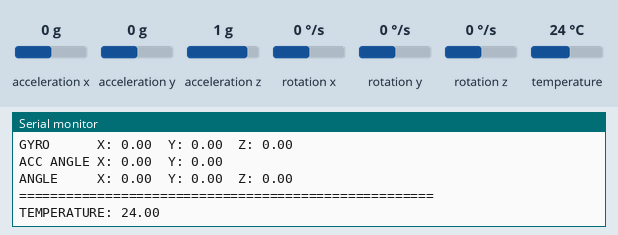
Bench run of a sketch on a simulated Arduino Uno, built with avr-gcc and run on an emulated ATmega328P. Parts: the last lines printed to the serial monitor. The test bench sets the inputs (shaded band); at power-on: acceleration x 0 g, acceleration y 0 g, acceleration z 1 g, rotation x 0 °/s, rotation y 0 °/s, rotation z 0 °/s, temperature 24 °C. The ROS host is connected and sends only what is stated.

Above: at 3.2 s.
3.3 s: acceleration x set to -1.4 g
At 4.3 s:
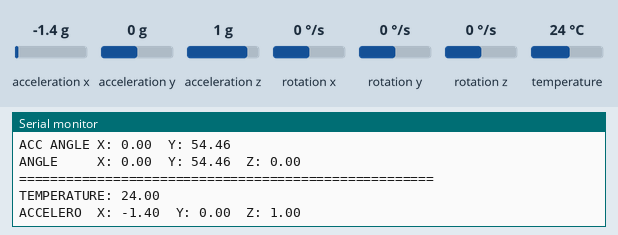
6.3 s: acceleration y set to -0.2 g
At 7.3 s:
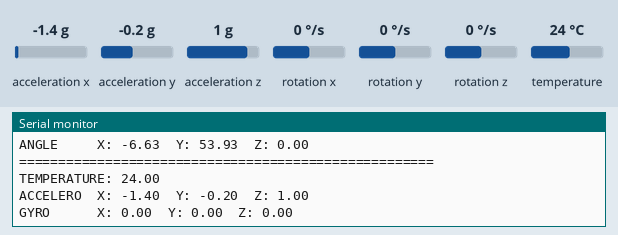
9.3 s: acceleration z set to 0.1 g
At 10.2 s:
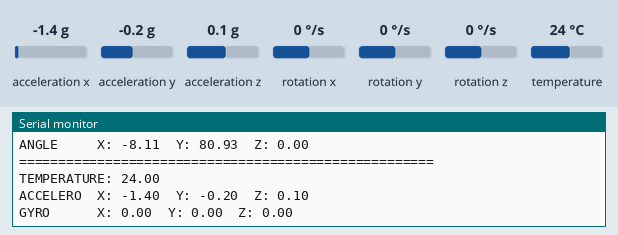
10.8 s: acceleration z set to -0.2 g
At 11.9 s:
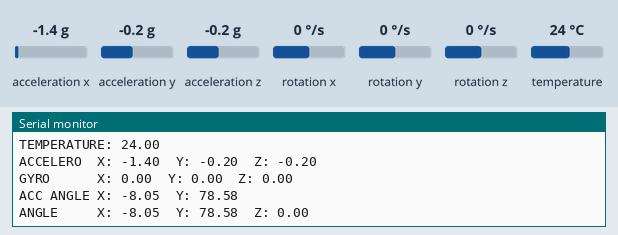
Timing chart, 0 to 13.8 s (numbered marks = the images above; inputs shaded):
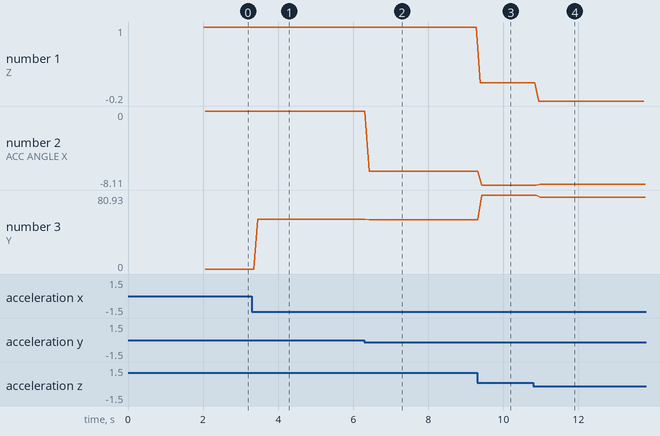

Measured:
- the behaviour switches between 0 and -0.1 g on acceleration y (found by bisection; images 1 and 2)
- the behaviour switches between 0 and -0.1 g on acceleration z (found by bisection; images 3 and 4)
- after the input at 3.3 s, the serial monitor: prints a new line after 0.12 s (image 1)
- after the input at 6.3 s, the serial monitor: prints a new line after 0.08 s (image 2)
- after the input at 9.3 s, the serial monitor: prints a new line after 0.09 s (image 3)
- after the input at 10.8 s, the serial monitor: prints a new line after 0.15 s (image 4)
- plotted number 1: 1 → 0.1 after the input at 9.3 s
- plotted number 2: 0 → -6.63 after the input at 6.3 s, -6.63 → -8.11 after the input at 9.3 s, -8.11 → -8.05 after the input at 10.8 s

The sketch:

imu_ros.ino
```cpp
// (licence header left out)
#include <ros.h>
#include "Wire.h"
#include <MPU6050_light.h>
#include <sensor_msgs/Imu.h>
#include <math.h>
ros::NodeHandle nh;
sensor_msgs::Imu imu_msg;
ros::Publisher imu("imu",&imu_msg);

MPU6050 mpu(Wire);

long timer = 0;
float rollRad,pitchRad,yawRad;

void setup() {
  nh.initNode();
  nh.advertise(imu);
  Serial.begin(19200);
  Wire.begin();

  byte status = mpu.begin();
  Serial.print(F("MPU6050 status: "));
  Serial.println(status);
  while(status!=0){ } // stop everything if could not connect to MPU6050

  Serial.println(F("Calculating offsets, do not move MPU6050"));
  delay(1000);
  mpu.calcOffsets(true,true); // gyro and accelero
  Serial.println("Done!\n");

}

void loop() {
  mpu.update();

  if(millis() - timer > 0){ // print data every second
    Serial.print(F("TEMPERATURE: "));Serial.println(mpu.getTemp());
    Serial.print(F("ACCELERO  X: "));Serial.print(mpu.getAccX());
    Serial.print("\tY: ");Serial.print(mpu.getAccY());
    Serial.print("\tZ: ");Serial.println(mpu.getAccZ());

    Serial.print(F("GYRO      X: "));Serial.print(mpu.getGyroX());
    Serial.print("\tY: ");Serial.print(mpu.getGyroY());
    Serial.print("\tZ: ");Serial.println(mpu.getGyroZ());

    Serial.print(F("ACC ANGLE X: "));Serial.print(mpu.getAccAngleX());
    Serial.print("\tY: ");Serial.println(mpu.getAccAngleY());

    Serial.print(F("ANGLE     X: "));Serial.print(mpu.getAngleX());
    Serial.print("\tY: ");Serial.print(mpu.getAngleY());
    Serial.print("\tZ: ");Serial.println(mpu.getAngleZ());
    Serial.println(F("=====================================================\n"));
    imu_msg.linear_acceleration.x = mpu.getAccX();
    imu_msg.linear_acceleration.y = mpu.getAccY();
    imu_msg.linear_acceleration.z = mpu.getAccZ();

//    // Set covariance matrix for linear acceleration
    imu_msg.linear_acceleration_covariance[0] = 0.01;
    imu_msg.linear_acceleration_covariance[4] = 0.01;
    imu_msg.linear_acceleration_covariance[8] = 0.01;

    imu_msg.angular_velocity.x = mpu.getGyroX();
    imu_msg.angular_velocity.y = mpu.getGyroY();
    imu_msg.angular_velocity.z = mpu.getGyroZ();

//    // Set covariance matrix for angular velocity
    imu_msg.angular_velocity_covariance[0] = 0.01;
    imu_msg.angular_velocity_covariance[4] = 0.01;
    imu_msg.angular_velocity_covariance[8] = 0.01;

    rollRad = mpu.getAngleX() * M_PI / 180.0;
    pitchRad = mpu.getAngleY() * M_PI / 180.0;
    yawRad = mpu.getAngleZ() * M_PI / 180.0;

    // Calculate quaternion components
    imu_msg.orientation.x = sin(rollRad / 2) * cos(pitchRad / 2) * cos(yawRad / 2) - cos(rollRad / 2) * sin(pitchRad / 2) * sin(yawRad / 2);
    imu_msg.orientation.y = cos(rollRad / 2) * sin(pitchRad / 2) * cos(yawRad / 2) + sin(rollRad / 2) * cos(pitchRad / 2) * sin(yawRad / 2);
    imu_msg.orientation.z = cos(rollRad / 2) * cos(pitchRad / 2) * sin(yawRad / 2) - sin(rollRad / 2) * sin(pitchRad / 2) * cos(yawRad / 2);
    imu_msg.orientation.w = cos(rollRad / 2) * cos(pitchRad / 2) * cos(yawRad / 2) + sin(rollRad / 2) * sin(pitchRad / 2) * sin(yawRad / 2);


    imu_msg.orientation_covariance[0] = 0.01; // Covariance for roll
    imu_msg.orientation_covariance[4] = 0.01; // Covariance for pitch
    imu_msg.orientation_covariance[8] = 0.01;
    imu.publish(&imu_msg);
    timer = millis();
    nh.spinOnce();

  }

}
```
